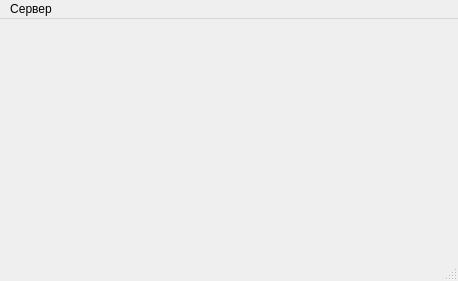
<?xml version="1.0" encoding="UTF-8"?>
<ui version="4.0">
 <class>MainWindow</class>
 <widget class="QMainWindow" name="MainWindow">
  <property name="geometry">
   <rect>
    <x>0</x>
    <y>0</y>
    <width>458</width>
    <height>281</height>
   </rect>
  </property>
  <property name="windowTitle">
   <string>pyTransClient</string>
  </property>
  <widget class="QWidget" name="centralwidget"/>
  <widget class="QMenuBar" name="menubar">
   <property name="geometry">
    <rect>
     <x>0</x>
     <y>0</y>
     <width>458</width>
     <height>21</height>
    </rect>
   </property>
   <widget class="QMenu" name="menu">
    <property name="title">
     <string>Сервер</string>
    </property>
    <addaction name="mnuConnect"/>
    <addaction name="action_2"/>
    <addaction name="separator"/>
    <addaction name="mnuExit"/>
   </widget>
   <addaction name="menu"/>
  </widget>
  <widget class="QStatusBar" name="statusbar"/>
  <action name="mnuConnect">
   <property name="text">
    <string>Подключиться</string>
   </property>
  </action>
  <action name="action_2">
   <property name="text">
    <string>Отключиться</string>
   </property>
  </action>
  <action name="mnuExit">
   <property name="text">
    <string>Выход</string>
   </property>
  </action>
 </widget>
 <resources/>
 <connections/>
</ui>
